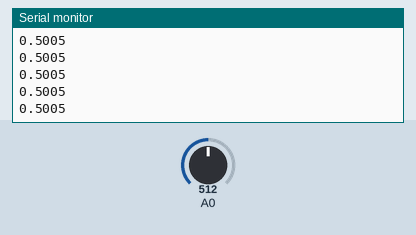
The sketch below on a simulated Arduino Uno, built with avr-gcc and run on an emulated ATmega328P. On the bench: the last lines printed to the serial monitor. Inputs (shaded band) come from the test bench; at power-on: A0 = 512.

Above: at 1.2 s.
1.3 s: A0 set to 716
At 1.33 s:
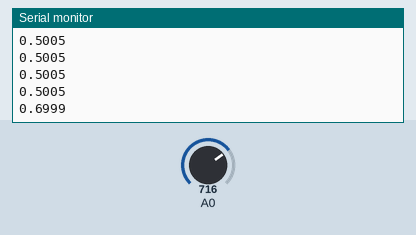
2.8 s: A0 set to 900
At 2.8 s:
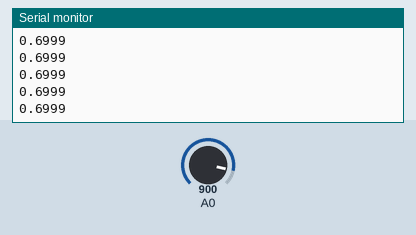
Timing chart, 0 to 5.8 s (numbered marks = the images above; inputs shaded):
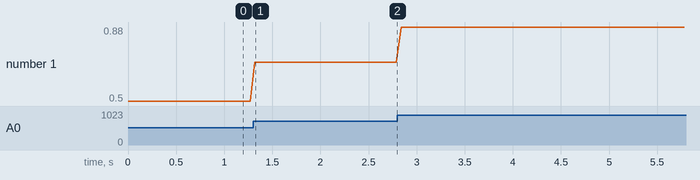

Measured:
- after the input at 1.3 s, the serial monitor: prints a new line at once (image 1)
- plotted number 1: 0.5 → 0.7 after the input at 1.3 s, 0.7 → 0.88 after the input at 2.8 s

The sketch:

voltagecollector.ino
```cpp
//https://www.youtube.com/watch?v=_H16GYL08Ik&ab_channel=ProgrammingElectronicsAcademy
void setup(){
  Serial.begin(9600); // this is the baud rate
}

void loop(){
  // read the input on the analog pin 0
  int sensorValue = analogRead(A0);

  // Convert the analog reading (which goes from 0 - 1023) to a voltage (0-1v)
  float voltage = sensorValue * (1.000 / 1023);
  // print out the voltage value to the serial interface to 4 decimal places
  Serial.println(voltage, 4); // this means print to 4 digits after the decimal
  delay(50);


}
```
